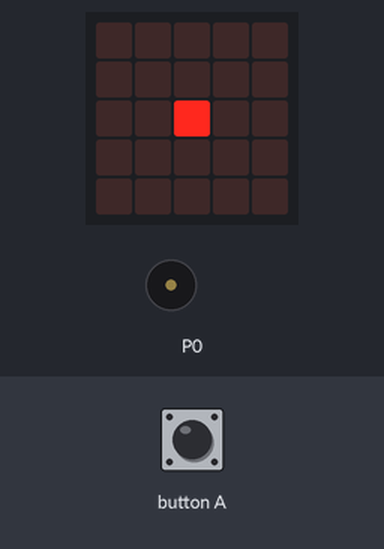
Bench run of a program on a simulated BBC micro:bit (MakeCode). Parts: the board's 5×5 LED display, buzzer (waves = sounding). The inputs (shaded band) are chosen by the test bench.

Above: at 5.0 s.
5.1 s: button A pressed for 0.15 s
At 5.8 s:
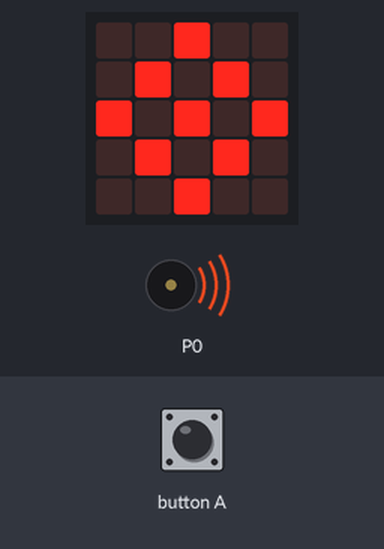
At 6.2 s:
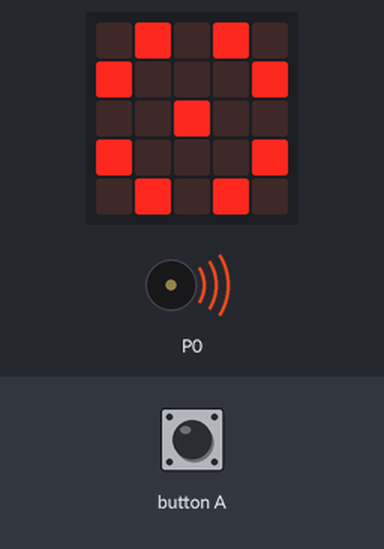
Timing chart, 0 to 13.3 s (numbered marks = the images above; inputs shaded):
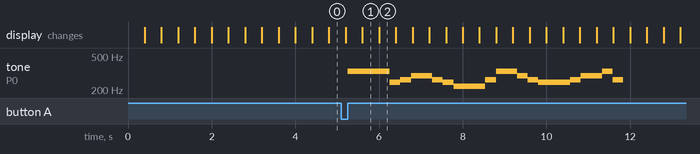

Measured:
- after the input at 5.1 s, tone on P0: plays 330 Hz for 1.0 s, 247 Hz for 0.26 s, 262 Hz for 0.26 s, 294 Hz for 0.51 s, 262 Hz for 0.26 s, 247 Hz for 0.26 s … (16 notes in this stretch), starting after 0.15 s
- what the display in image 1 shows lasts 0.4 s, from 5.6 s to 6.0 s

The program:

main.ts
```typescript
input.onButtonPressed(Button.A, function () {
    music.playTone(330, music.beat(BeatFraction.Double))
    music.playTone(247, music.beat(BeatFraction.Half))
    music.playTone(262, music.beat(BeatFraction.Half))
    music.playTone(294, music.beat(BeatFraction.Whole))
    music.playTone(262, music.beat(BeatFraction.Half))
    music.playTone(247, music.beat(BeatFraction.Half))
    music.playTone(220, music.beat(BeatFraction.Whole))
    music.playTone(220, music.beat(BeatFraction.Half))
    music.playTone(262, music.beat(BeatFraction.Half))
    music.playTone(330, music.beat(BeatFraction.Whole))
    music.playTone(294, music.beat(BeatFraction.Half))
    music.playTone(262, music.beat(BeatFraction.Half))
    music.playTone(247, music.beat(BeatFraction.Whole))
    music.playTone(247, music.beat(BeatFraction.Half))
    music.playTone(262, music.beat(BeatFraction.Half))
    music.playTone(294, music.beat(BeatFraction.Whole))
    music.playTone(330, music.beat(BeatFraction.Half))
    music.playTone(262, music.beat(BeatFraction.Half))
})
for (let index = 0; index < 100; index++) {
    basic.showLeds(`
        . . . . .
        . . . . .
        . . # . .
        . . . . .
        . . . . .
        `)
    basic.showLeds(`
        . . . . .
        . . # . .
        . # . # .
        . . # . .
        . . . . .
        `)
    basic.showLeds(`
        . . # . .
        . # . # .
        # . # . #
        . # . # .
        . . # . .
        `)
    basic.showLeds(`
        . # . # .
        # . . . #
        . . # . .
        # . . . #
        . # . # .
        `)
}
```

test.ts
```typescript
// 在這裡測試；當此封包作為擴充功能時，將不會編譯此內容。
```
